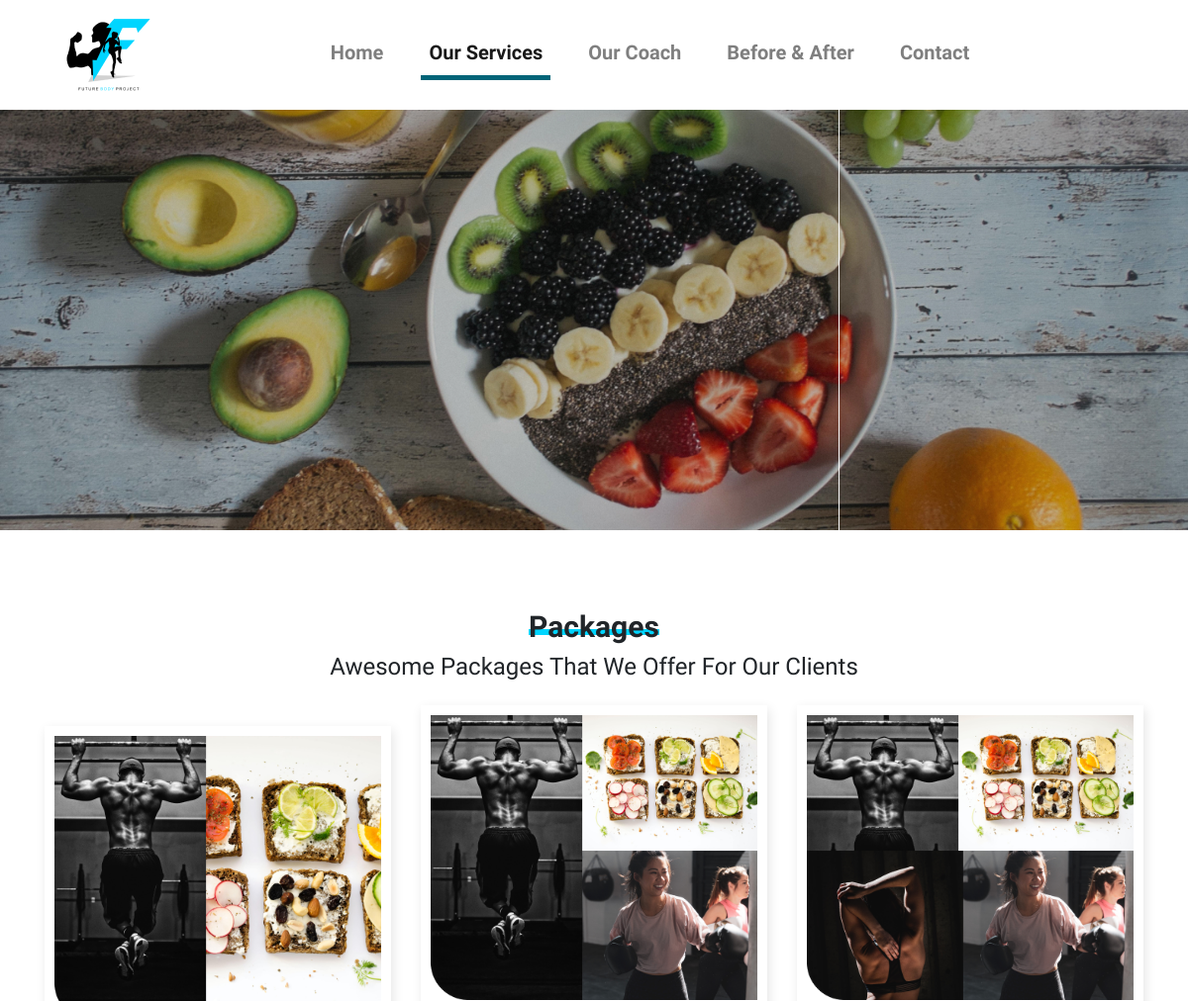
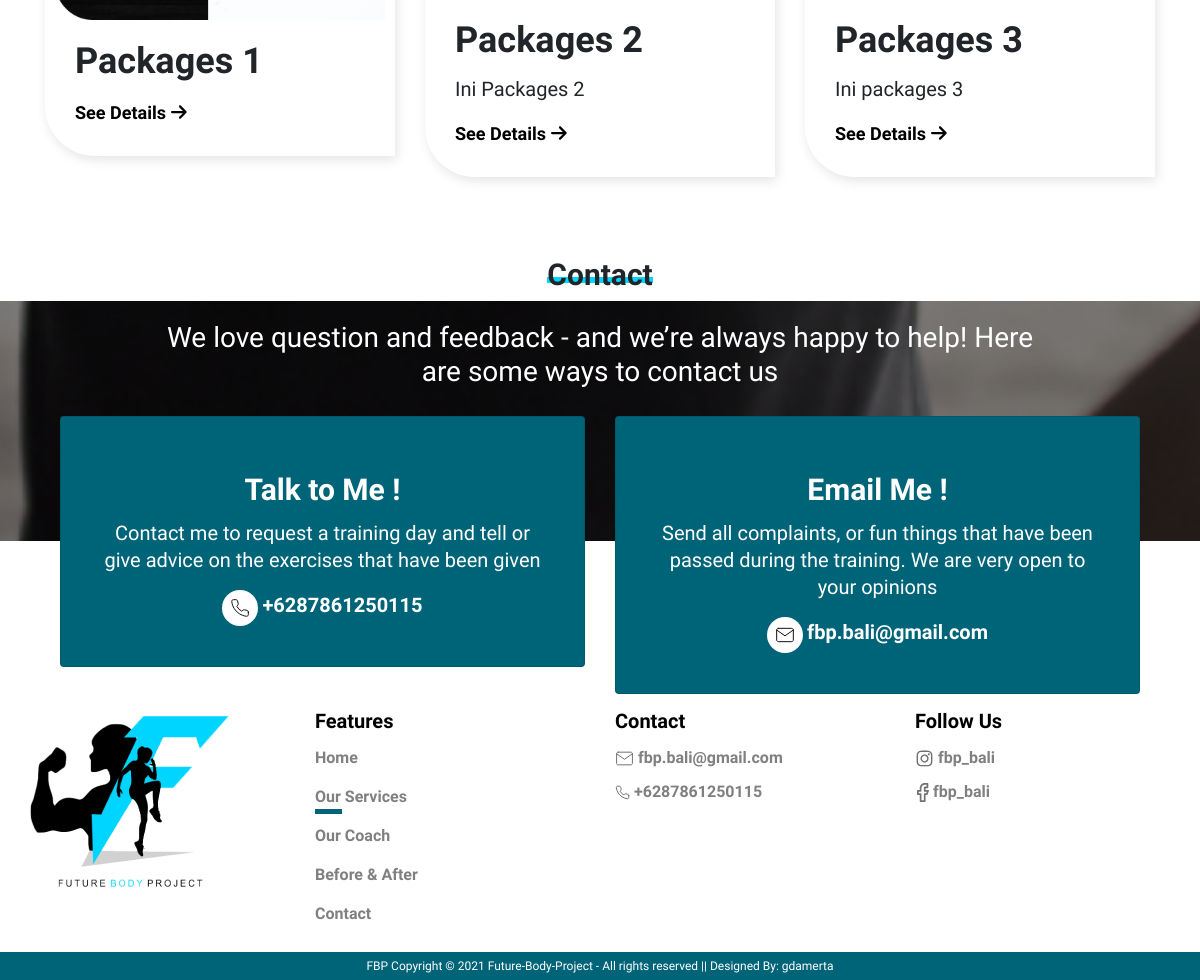
/home/services, run on the app's committed database (2 pictures, top to bottom).
### tables this page shows
CREATE TABLE `packages` (
  `id` int(11) NOT NULL,
  `title_packages` text NOT NULL,
  `slug` varchar(100) NOT NULL,
  `descriptions` text NOT NULL,
  `photos` varchar(255) NOT NULL,
  `created_at` timestamp NOT NULL DEFAULT CURRENT_TIMESTAMP
);

### app/core/Controller.php (called while the page is built, shortened)
<?php
class Controller
{
    public function view($view, $data = [])
    {
        require_once 'app/views/'. $view . '.php';
    }
    public function model($model)
    {
        return new $model;
    }
}

### app/controllers/home.php (called while the page is built, shortened)
<?php
class Home extends Controller
{
    public function services()
    {
        $data['title'] = 'Future Body Project - Services';
        $data['set_active'] = 'our-services';
        $data['packages'] = $this->model("Packages_model")->getAllPackages();
        $this->view('home/packages', $data);
    }
}

### app/core/App.php (called while the page is built, shortened)
<?php
class App
{
    protected $method = 'index';
    protected $params = [];
    public function __construct()
    {
        $url = $this->parseURL();
        if (file_exists('app/controllers/'. $url[0] .'.php')) {
            unset($url[0]);
        }
        $this->controller = new $this->controller;
        if (isset($url[1])) {
            if(method_exists($this->controller, $url[1])) {
                $this->method = $url[1];
            }
        }
        call_user_func_array([$this->controller, $this->method], $this->params);
    }
    public function parseURL()
    {
        if (isset($_GET['url'])) {
            $url = rtrim($_GET['url'], '/');
            $url = filter_var($url, FILTER_SANITIZE_URL);
            $url = explode('/', $url);
            return $url;
        }
    }
}

### index.php (called while the page is built, shortened)
<?php
$app = new App;

### app/core/Database.php (called while the page is built, shortened)
<?php
class Database
{
    private $host = DB_HOST;
    private $user = DB_USER;
    private $pass = DB_PASS;
    private $name = DB_NAME;
    private $dbh;
    private $stmt;
    public function __construct()
    {
        $dsn = 'mysql:host=' . $this->host . ';dbname=' . $this->name;
        $option = [
            PDO::ATTR_PERSISTENT => true,
            PDO::ATTR_ERRMODE => PDO::ERRMODE_EXCEPTION
        ];
        try {
            $this->dbh = new PDO($dsn, $this->user, $this->pass, $option);
        } catch (PDOException $e) {
            die($e->getMessage());
        }
    }
    public function query($query)
    {
        $this->stmt = $this->dbh->prepare($query);
    }
    public function execute()
    {
        $this->stmt->execute();
    }
    public function resultAll()
    {
        $this->execute();
        return $this->stmt->fetchAll(PDO::FETCH_ASSOC);
    }
}

### app/models/Packages_model.php (called while the page is built, shortened)
<?php
class Packages_model {
    private $db;
    public function __construct()
    {
        $this->db = new Database;
    }
    public function getAllPackages()
    {
        $this->db->query('SELECT * FROM packages');
        return $this->db->resultAll();
    }
}

### app/views/home/packages.php (the view, shortened to what this page needs)
<div id="carouselExampleSlidesOnly" class="carousel slide" data-ride="carousel">
    <div class="carousel-inner">
        <div class="carousel-item active" data-interval="4000">
            <img src="<?= baseurl ?>/assets/images/banner-services-1.jpg" class="d-block w-100" alt="..." />
        </div>
    </div>
</div>
<div class="container" style="margin-top: 5em">
    <div class="row">
        <div class="col-lg-12 col-md-12 text-center">
            <h2 class="text-title">
                <span class="underline-title-text">Packages</span>
            </h2>
            <h2 class="subtitle-text">
                Awesome Packages That We Offer For Our Clients
            </h2>
        </div>
    </div>
</div>
<div class="container">
    <div class="row">
        <?php foreach($data['packages'] as $packages) : ?>
        <div class="col-lg-4 col-md-6 col-sm-6 align-items-center justify-content-center d-flex" data-aos="fade-up"
            data-aos-anchor-placement="top-bottom" data-aos-duration="1000">
            <div class="card-pages-services card mt-3">
                <div class="row no-gutters">
                    <div class="col-lg-12 col-md-12 col-sm-12">
                        <?php if($packages['photos']) : ?>
                        <img class="mt-0" src="<?= baseurl ?>/assets/images/<?= $packages['photos'] ?>" alt=""
                            style="width: 100%">
                        <?php else : ?>
                        <img class="mt-0" src="<?= baseurl ?>/assets/images/default.jpg" alt="" style="width: 100%" />
                        <?php endif; ?>
                    </div>
                    <div class="col-lg-12 col-md-12 col-sm-12">
                        <div class="card-body card-body-packages">
                            <h5 class="card-title title-packages-card"><?= $packages['title_packages']?></h5>
                            <p class="card-text subtitle-packages">
                                <?= $packages['descriptions']?>
                            </p>
                            <a href="<?= baseurl?>/home/detail_packages/<?= $packages['id']?>">See Details<i
                                    class="fas fa-arrow-right" style="margin-left: 5px; padding-top: 2px"></i></a>
                        </div>
                    </div>
                </div>
            </div>
        </div>
        <?php endforeach; ?>
    </div>
</div>
<div class="container-lg" style="margin-top: 5em">
    <div class="row">
        <div class="col-lg-12 col-md-12 text-center">
            <h2 class="text-title">
                <span class="underline-title-text">Contact</span>
            </h2>
        </div>
    </div>
</div>
<div class="bg-contact">
    <h1 class="subtitle-contact">
        We love question and feedback - and we’re always happy to help! Here
        <br />
        are some ways to contact us
    </h1>
    <div class="container">
        <div class="container-contact col-md-12 col-sm-12">
            <div class="row row-cols-1 row-cols-md-2">
                <div class="col-lg-6 mb-4">
                    <div class="card card-contact">
                        <div class="card-body">
                            <h5 class="card-title title-card-contact">Talk to Me !</h5>
                            <p class="card-text subtitle-card-contact">
                                Contact me to request a training day and tell or give advice
                                on the exercises that have been given
                            </p>
                            <div class="container">
                                <div class="row">
                                    <div class="col-lg-12 text-center link-contact">
                                        <img src="<?= baseurl ?>/assets/images/phone-contact.svg" alt="" />
                                        <a href="https://api.whatsapp.com/send?phone=6287861250115">+6287861250115</a>
                                    </div>
                                </div>
                            </div>
                        </div>
                    </div>
                </div>
                <div class="col-lg-6 mb-4">
                    <div class="card card-contact">
                        <div class="card-body">
                            <h5 class="card-title title-card-contact">Email Me !</h5>
                            <p class="card-text subtitle-card-contact">
                                Send all complaints, or fun things that have been passed
                                during the training. We are very open to your opinions
                            </p>
                            <div class="container">
                                <div class="row">
                                    <div class="col-lg-12 text-center link-contact">
                                        <img src="<?= baseurl ?>/assets/images/email-card.svg" alt="" />
                                        <a href="">fbp.bali@gmail.com</a>
                                    </div>
                                </div>
                            </div>
                        </div>
                    </div>
                </div>
            </div>
        </div>
    </div>
</div>

### assets/style/main.css (style rules this page uses)
* { font-family: "Darker Grotesque", sans-serif; }
.text-title { font-weight: 800; font-size: 30px; }
.subtitle-text { font-weight: 200; font-size: 24px; }
.underline-title-text { background-image: -webkit-gradient(linear, left top, left bottom, to(#00d5ff)); background-image: linear-gradient(#00d5ff 100%); background-repeat: no-repeat; background-size: 100% 0.2em; background-position: 0 70%; }
img { max-width: 100%; height: auto; }
.card-contact { background-color: #006478 !important; padding: 20px; }
.container { position: relative; }
.subtitle-contact { font-weight: 400; font-size: 28px; color: #fff; text-align: center; padding: 20px; }
.subtitle-card-contact { font-weight: 200; font-size: 20px; line-height: 27px; text-align: center; color: #fff; }
.title-card-contact { font-weight: 700; font-size: 30px; margin-top: 15px; text-align: center; color: #fff; }
.link-contact a { text-decoration: none; font-weight: bold; font-size: 20px; color: #ffffff; }
.card-pages-services { border: none !important; padding: 10px; position: relative; display: -webkit-box; display: -ms-flexbox; display: flex; -webkit-box-orient: vertical; -webkit-box-direction: normal; -ms-flex-direction: column; flex-direction: column; min-width: 0; word-wrap: break-word; background-color: #fff; background-clip: border-box; -webkit-box-shadow: 2px 4px 12px #e5e5e5 !important; box-shadow: 2px 4px 12px #e5e5e5 !important; border-radius: 0px 0px 0px 50px !important; }
.card-pages-services img { margin-top: 2rem; }
.card-body-packages a { text-decoration: none; color: #000; font-weight: bold; font-size: 18px; }
.title-packages-card { font-weight: bold; font-size: 36px; }
.subtitle-packages { font-weight: 500; font-size: 20px; }

### data on the page
packages: photos (picture), title_packages "Packages 1"
packages: photos (picture), title_packages "Packages 2", descriptions "Ini Packages 2"
packages: photos (picture), title_packages "Packages 3", descriptions "Ini packages 3"
